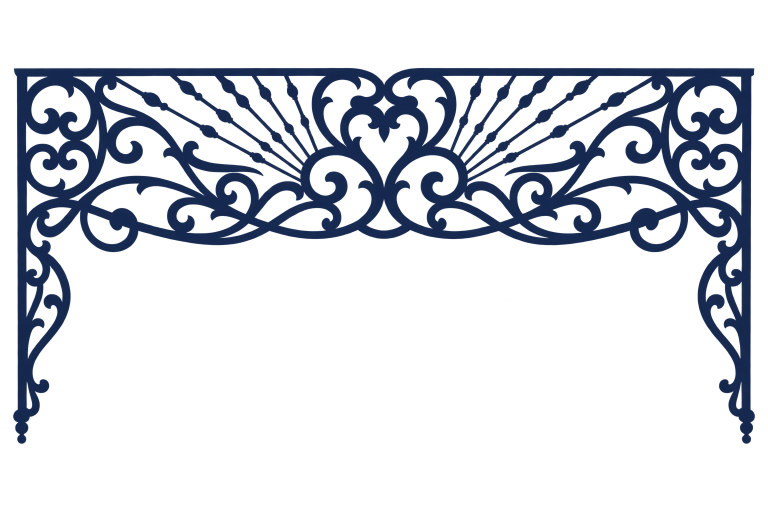
#> input picture design-source/art/ornaments/ornament-fretwork-arch-failed.png, 1536 x 1024 px (shown at 1/2 size)
$ python trace.py ornament-fretwork-arch-failed.png ornament-fretwork-arch.png
#> lines starting #> are read from the running program, lines starting #| are printed output that depends on the picture; after the words box and inside, x2 and y2 are one past the last pixel; in counts of white or black regions, pixels touching at a corner belong together
"""Trace a navy-on-white ornament PNG into a single-path SVG.

usage: python3 -I trace.py in.png out.svg [--mirror-left] [--pad N]
"""
import sys
import numpy as np
from PIL import Image, ImageFilter
import potrace

src, dst = sys.argv[1], sys.argv[2]
args = sys.argv[3:]
pad = int(args[args.index("--pad") + 1]) if "--pad" in args else 4

im = Image.open(src).convert("RGB")
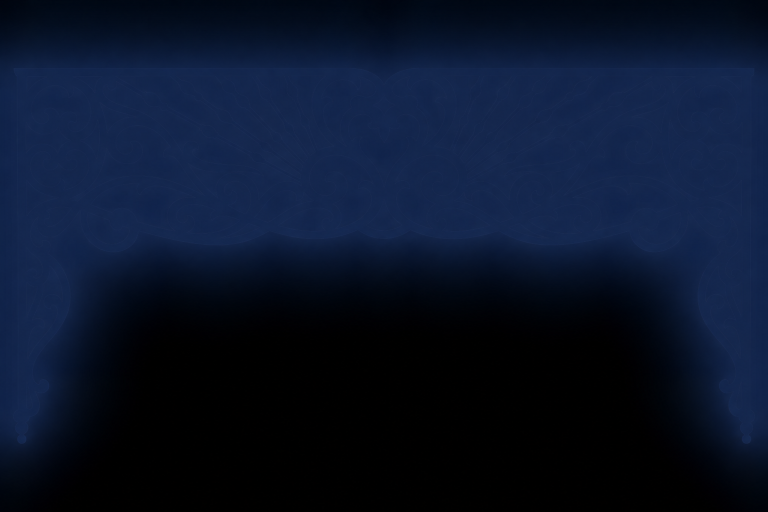
#> im: PIL image 1536x1024 RGB (shown at 1/2 size); mean R, G, B 9.9, 20.5, 42.3
w, h = im.size
#> w = 1536; h = 1024
im = im.resize((w * 2, h * 2), Image.LANCZOS)
#> im: PIL image 3072x2048 RGB
lum = np.asarray(im.convert("L").filter(ImageFilter.GaussianBlur(1.6)), dtype=np.float32)
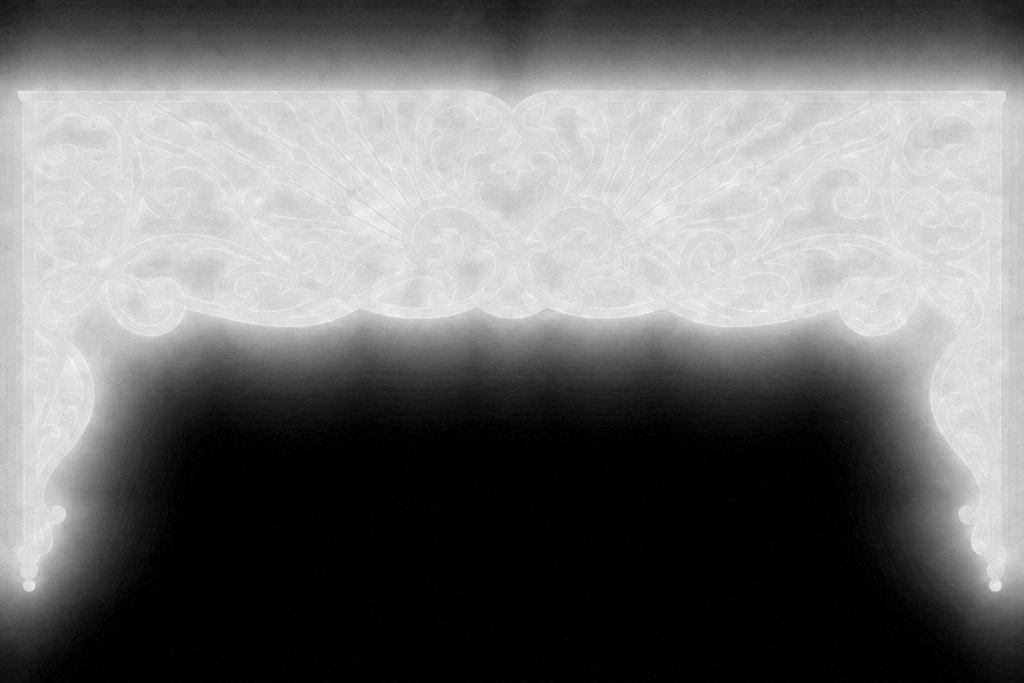
#> lum: shape (2048, 3072) float32 (shown at 1/3 size); min 0, max 44, mean 19.8; drawn with min black and max white
mask = lum < 150
#> mask: shape (2048, 3072) bool; every value is 1

if "--mirror-left" in args:
    # make it exactly symmetrical: keep the left half, mirror it onto the right
    mid = mask.shape[1] // 2
    left = mask[:, :mid]
    mask = np.concatenate([left, left[:, ::-1][:, : mask.shape[1] - mid]], axis=1)

ys, xs = np.nonzero(mask)
y0, y1, x0, x1 = ys.min() - pad, ys.max() + pad + 1, xs.min() - pad, xs.max() + pad + 1
#> y0 = -4; y1 = 2052; x0 = -4; x1 = 3076
mask = mask[max(y0, 0):y1, max(x0, 0):x1]
H, W = mask.shape
#> H = 2048; W = 3072

#> (the run stopped early here; a loop or call above may not have finished)

$ run again, on design-source/art/ornaments/ornament-fretwork-corner.png
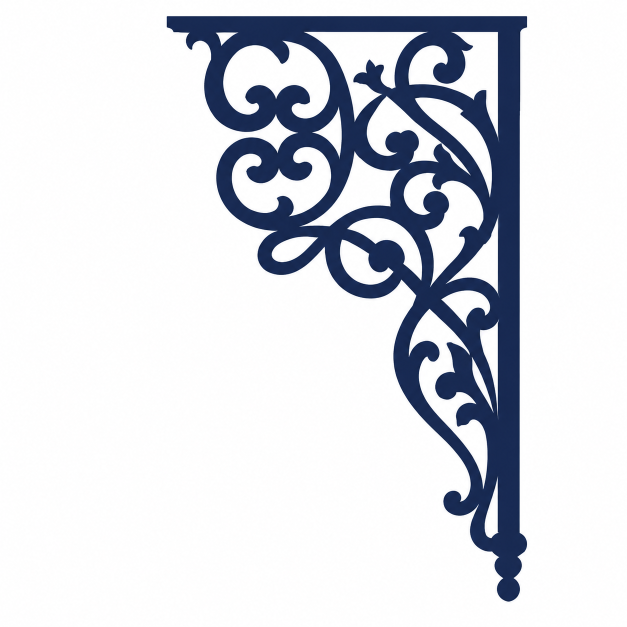
#> input picture design-source/art/ornaments/ornament-fretwork-corner.png, 1254 x 1254 px (shown at 1/2 size)
#> im is the input picture: PIL image 1254x1254 RGB; mean R, G, B 216.1, 218.9, 225.6
#> im: PIL image 2508x2508 RGB
#> `mask = lum < 150`:
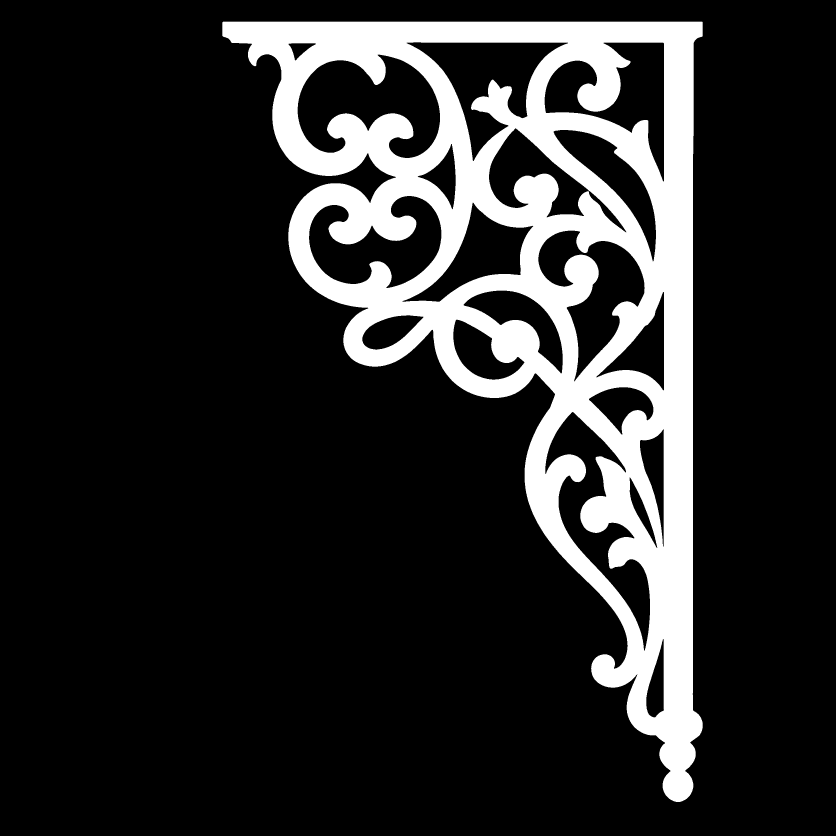
#> mask: shape (2508, 2508) bool (shown at 1/3 size); 16.5% white; 1 white region, box (x1, y1, x2, y2) and area: (667, 65, 2108, 2406) 1039059
#> y0 = 61; y1 = 2410; x0 = 663; x1 = 2112
#> `mask = mask[max(y0, 0):y1, max(x0, 0):x1]`:
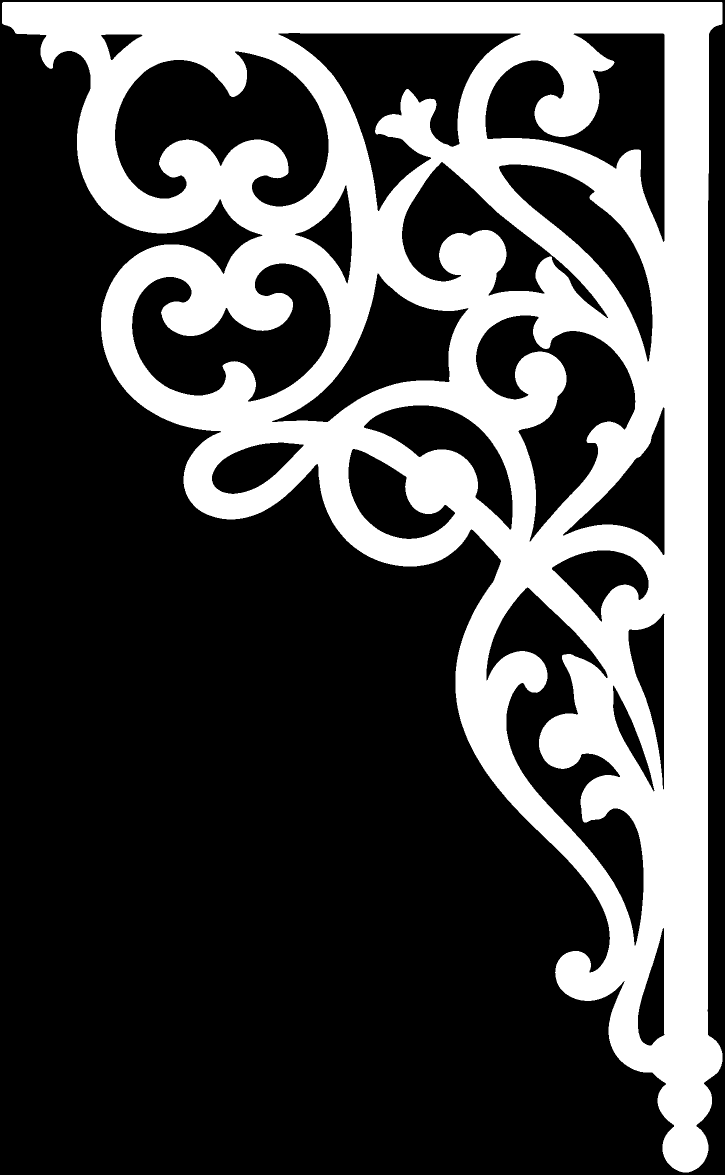
#> mask: shape (2349, 1449) bool (shown at 1/2 size); 30.5% white; 1 white region, box (x1, y1, x2, y2) and area: (4, 4, 1445, 2345) 1039059

$ run again, on design-source/art/ornaments/ornament-spindle-frieze.png
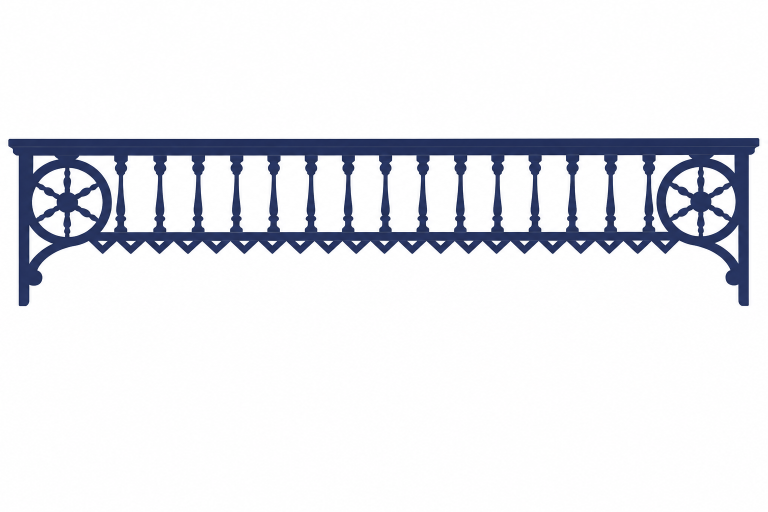
#> input picture design-source/art/ornaments/ornament-spindle-frieze.png, 1536 x 1024 px (shown at 1/2 size)
#> im is the input picture: PIL image 1536x1024 RGB; mean R, G, B 231.4, 232.6, 237.3
#> im: PIL image 3072x2048 RGB
#> `mask = lum < 150`:
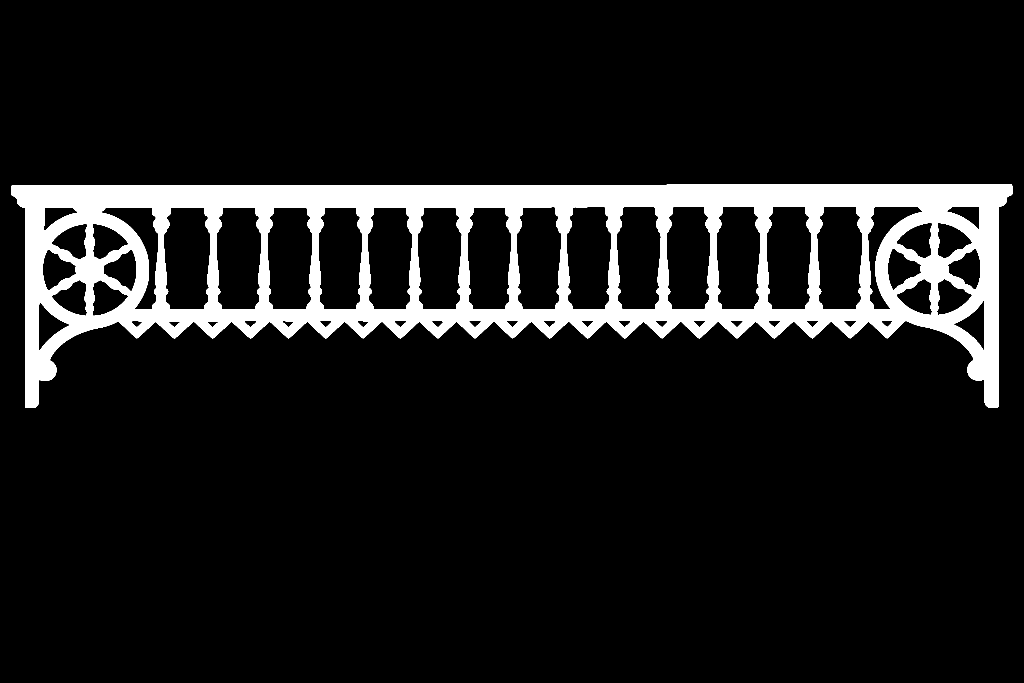
#> mask: shape (2048, 3072) bool (shown at 1/3 size); 10.5% white; 1 white region, box (x1, y1, x2, y2) and area: (33, 552, 3037, 1224) 659427
#> y0 = 548; y1 = 1228; x0 = 29; x1 = 3041
#> `mask = mask[max(y0, 0):y1, max(x0, 0):x1]`:
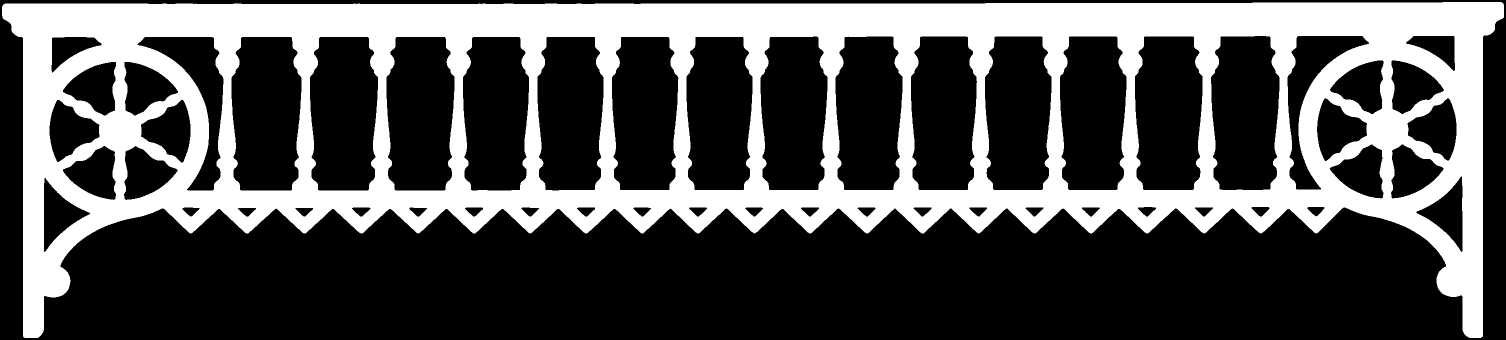
#> mask: shape (680, 3012) bool (shown at 1/2 size); 32.2% white; 1 white region, box (x1, y1, x2, y2) and area: (4, 4, 3008, 676) 659427

$ run again, on design-source/art/ornaments/ornament-wheel-bracket.png
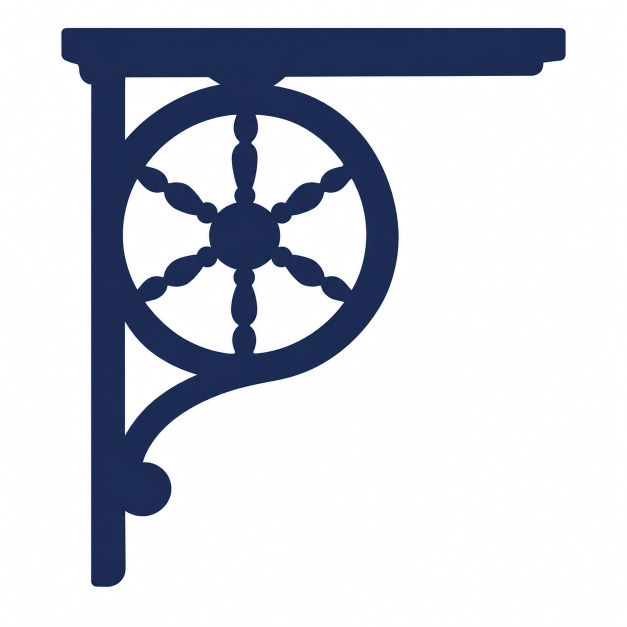
#> input picture design-source/art/ornaments/ornament-wheel-bracket.png, 1254 x 1254 px (shown at 1/2 size)
#> im is the input picture: PIL image 1254x1254 RGB; mean R, G, B 205.8, 209, 217.6
#> im: PIL image 2508x2508 RGB
#> `mask = lum < 150`:
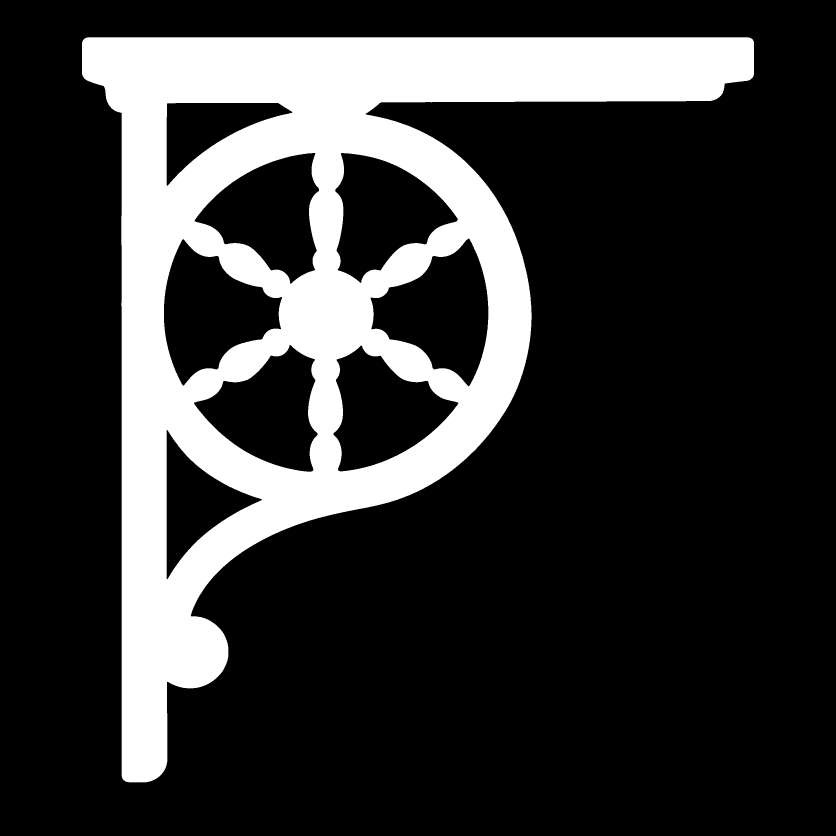
#> mask: shape (2508, 2508) bool (shown at 1/3 size); 21.3% white; 1 white region, box (x1, y1, x2, y2) and area: (246, 112, 2262, 2347) 1342201
#> y0 = 108; y1 = 2351; x0 = 242; x1 = 2266
#> `mask = mask[max(y0, 0):y1, max(x0, 0):x1]`:
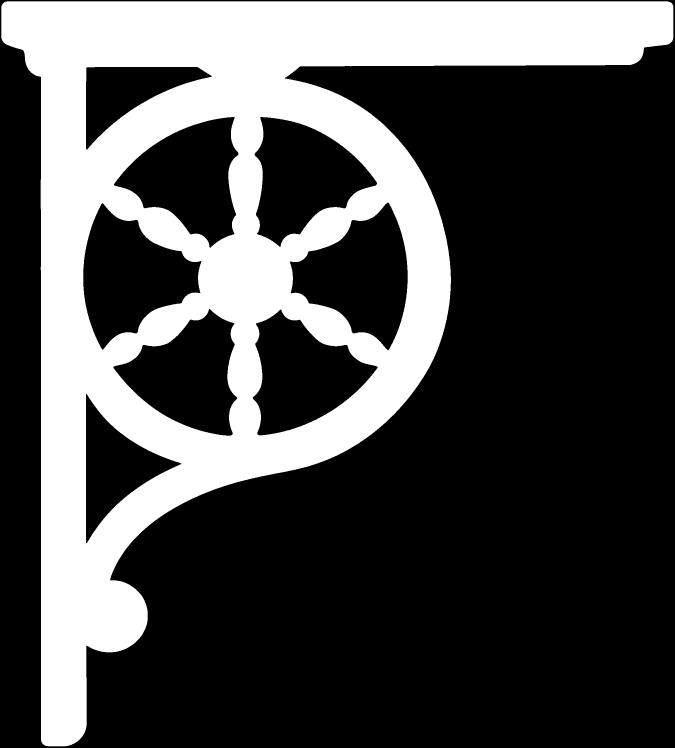
#> mask: shape (2243, 2024) bool (shown at 1/3 size); 29.6% white; 1 white region, box (x1, y1, x2, y2) and area: (4, 4, 2020, 2239) 1342201
